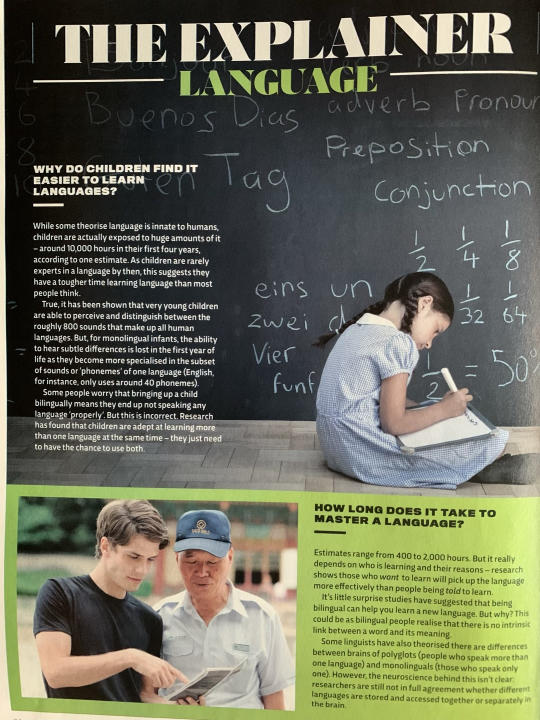
#> input picture notebooks/image_segmentation/assets/text3.jpg, 1080 x 1440 px (shown at 1/2 size)
$ jupyter execute --allow-errors 01_text_segmentation.ipynb
#> lines starting #> are read from the running program, lines starting #| are printed output that depends on the picture; after the words box and inside, x2 and y2 are one past the last pixel; in counts of white or black regions, pixels touching at a corner belong together
[cell 1]
# !pip install opencv-python==4.6.0.66 scikit-image==0.19.3

[cell 2]
from matplotlib import pyplot as plt
from pathlib import Path

import numpy as np

import cv2
from skimage import io

def imshow(np_img, size=(10, 10), is_gray=False):
    plt.figure(figsize=size)
    if is_gray:
        plt.imshow(np_img, cmap='gray', vmin=0, vmax=255)
    else:
        plt.imshow(np_img)
    plt.show()

[cell 3]
data_dir = Path('assets')
assert data_dir.exists()

[cell 4]
img = cv2.cvtColor(io.imread(data_dir / 'text3.jpg'), cv2.COLOR_BGR2RGB)
width = int(img.shape[1] * 2)
#> width = 2160
height = int(img.shape[0] * 2)
#> height = 2880
dim = (width, height)
#> dim = (2160, 2880)
resized = cv2.resize(img, dim, interpolation = cv2.INTER_AREA)
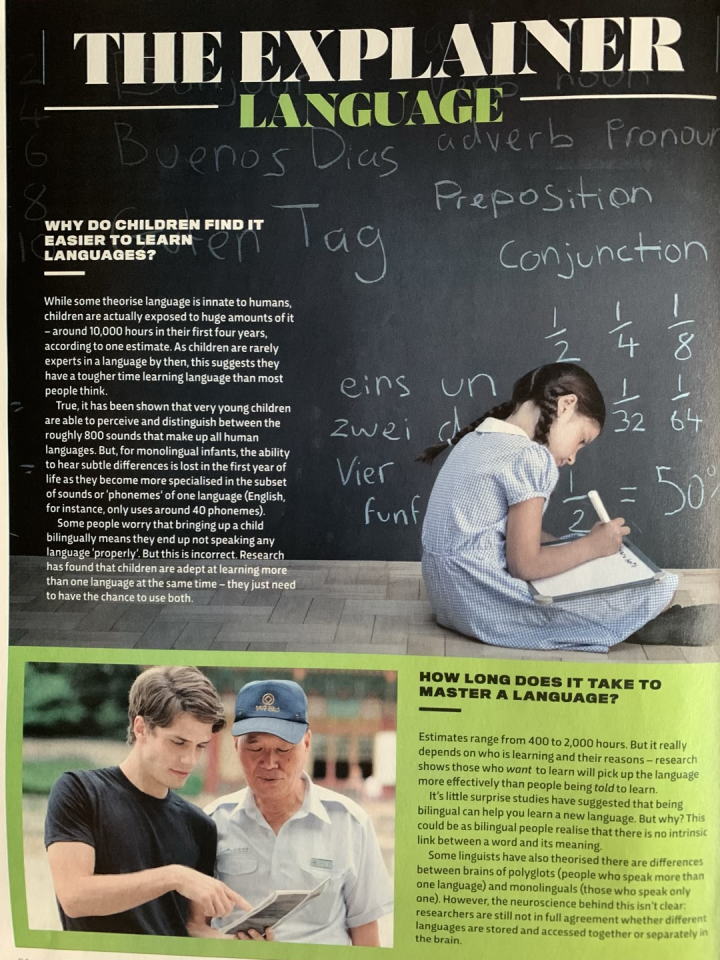
#> resized: shape (2880, 2160, 3) (shown at 1/3 size); mean B, G, R 88.2, 107.6, 105.1
# img = cv2.resize(img, (0,0), fx=0.5, fy=0.5)
# img = cv2.resize(img, (0,0))

[cell 5]
grayscaled = cv2.cvtColor(resized,cv2.COLOR_BGR2GRAY)
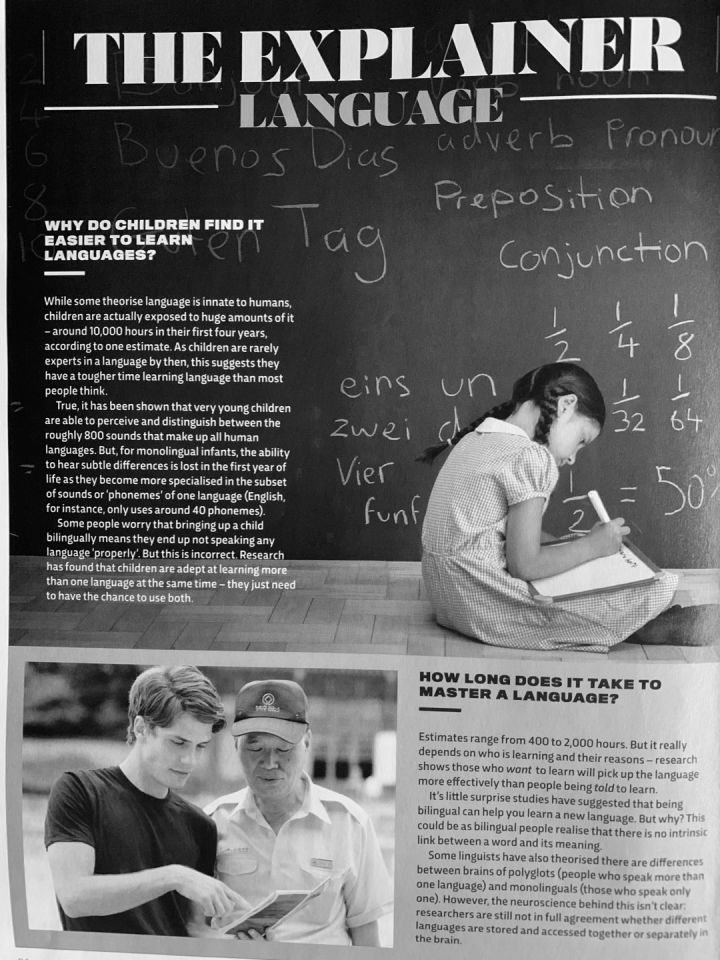
#> grayscaled: shape (2880, 2160) (shown at 1/3 size); min 0, max 255, mean 104.7

threshold = cv2.adaptiveThreshold(grayscaled, 255,
                          cv2.BORDER_REPLICATE,
                          cv2.THRESH_BINARY_INV, 5, 5)
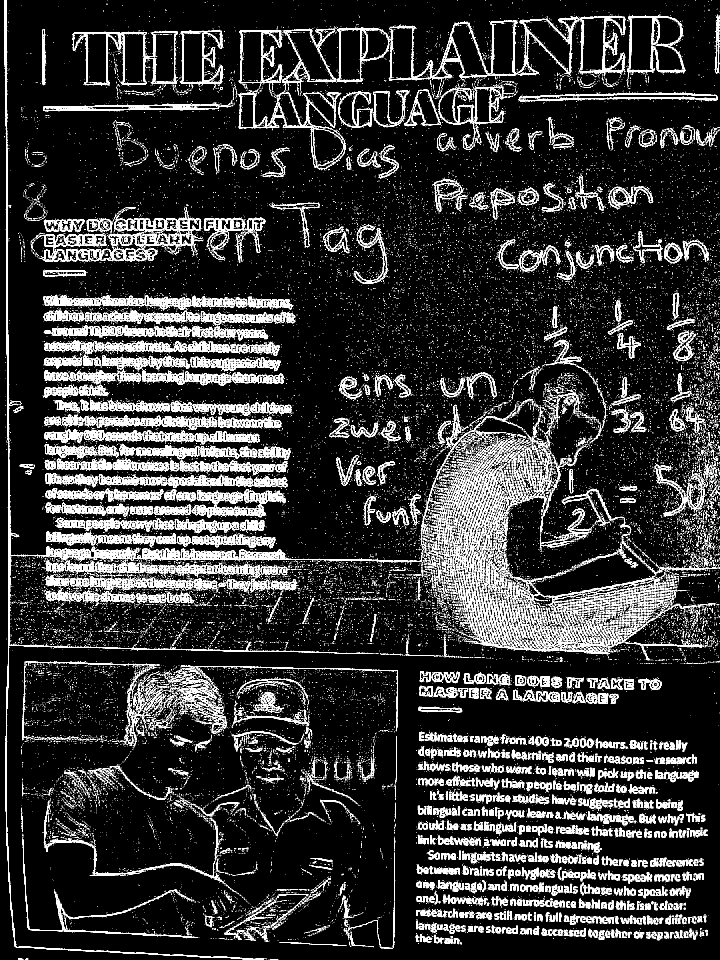
#> threshold: shape (2880, 2160) (shown at 1/3 size); 9.7% white in thin lines or dots

retval, birnary_threshold = cv2.threshold(threshold, 0, 255, cv2.THRESH_BINARY + cv2.THRESH_OTSU)
#> retval = 0

flipped_color = cv2.bitwise_not(birnary_threshold)
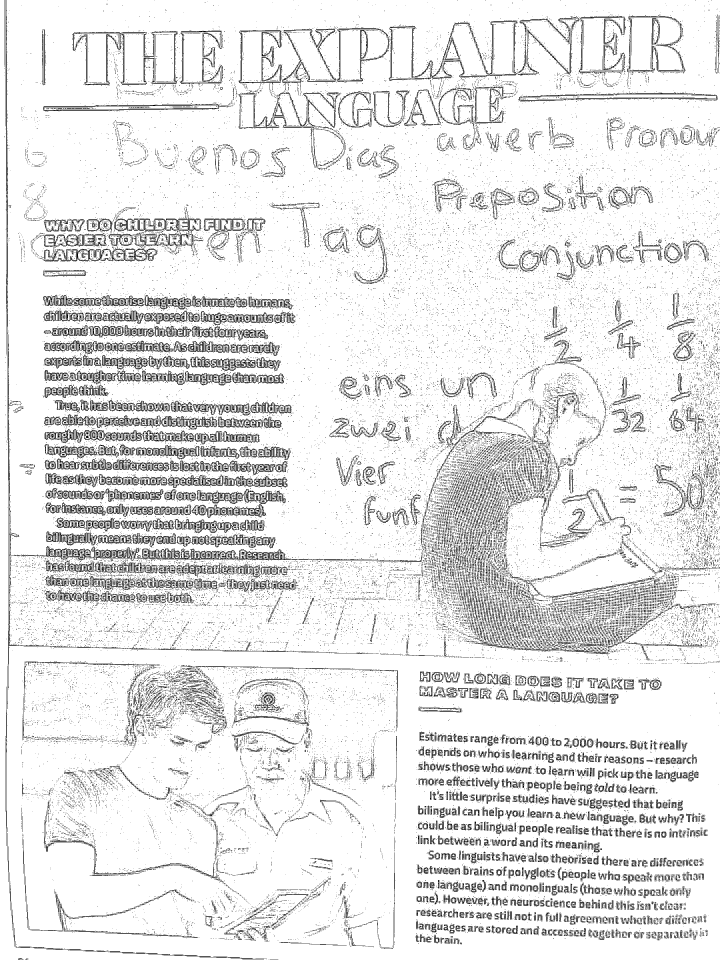
#> flipped_color: shape (2880, 2160) (shown at 1/3 size); 90.3% white; black in thin lines or dots

imshow(flipped_color, (16, 16), True)

[cell 6]
rect=cv2.getStructuringElement(cv2.MORPH_RECT, (3, 3))
# dilation = cv2.dilate(blured,rect,iterations = 1)
dilation = cv2.dilate(birnary_threshold,rect,iterations = 1)
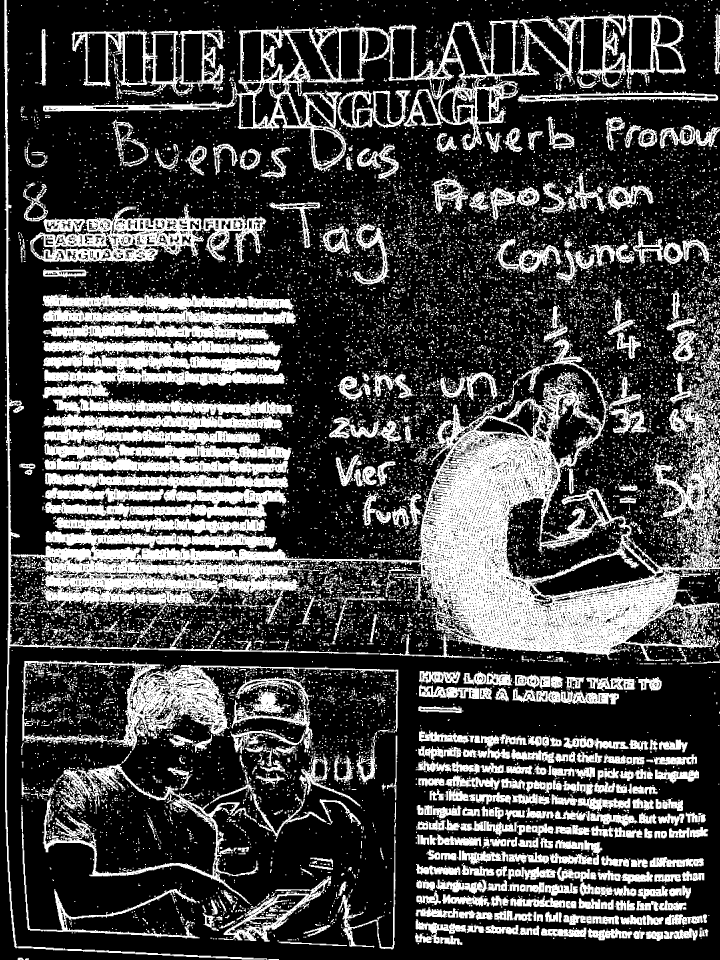
#> dilation: shape (2880, 2160) (shown at 1/3 size); 27.9% white; 13399 white regions (9979 under 20 px)
imshow(dilation, (10,10), True)

[cell 7]
# detect the contours on the binary image using cv2.CHAIN_APPROX_NONE
contours, hierarchy = cv2.findContours(image=dilation, mode=cv2.RETR_TREE, method=cv2.CHAIN_APPROX_NONE)
#> contours = 22749 contours, 19183 with area under 20; largest, box (x1, y1, x2, y2) and area: (13, 0, 2160, 2880) 597686, (67, 1982, 1195, 2251) 122898, (1165, 43, 1879, 450) 105752, (129, 79, 1170, 514) 102518, (71, 1987, 407, 2223) 68844
# draw contours on the original image
image_copy = resized.copy()
#> (the rest of this cell did not finish here and is left out)

[cell 8]
# detect the contours on the binary image using cv2.CHAIN_APPROX_NONE
contours, hierarchy = cv2.findContours(dilation, cv2.RETR_EXTERNAL, cv2.CHAIN_APPROX_NONE)
#> contours = 12344 contours, 10831 with area under 20; largest, box (x1, y1, x2, y2) and area: (13, 0, 2160, 2880) 597686, (67, 1982, 1195, 2251) 122898, (1165, 43, 1879, 450) 105752, (129, 79, 1170, 514) 102518, (127, 1018, 855, 1195) 64160
# draw contours on the original image
image_copy = np.zeros_like(resized)#.copy()
#> (the rest of this cell did not finish here and is left out)

$ run again, with notebooks/image_segmentation/assets/text1.jpg copied over notebooks/image_segmentation/assets/text3.jpg
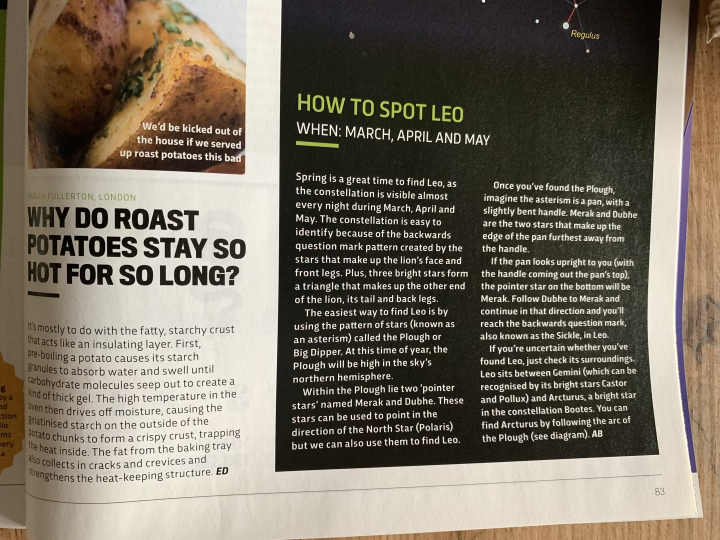
#> input picture notebooks/image_segmentation/assets/text1.jpg, 1440 x 1080 px (shown at 1/2 size)
#> `threshold = cv2.adaptiveThreshold(grayscaled, 255, cv2.BORDER_REPLICAT..`:
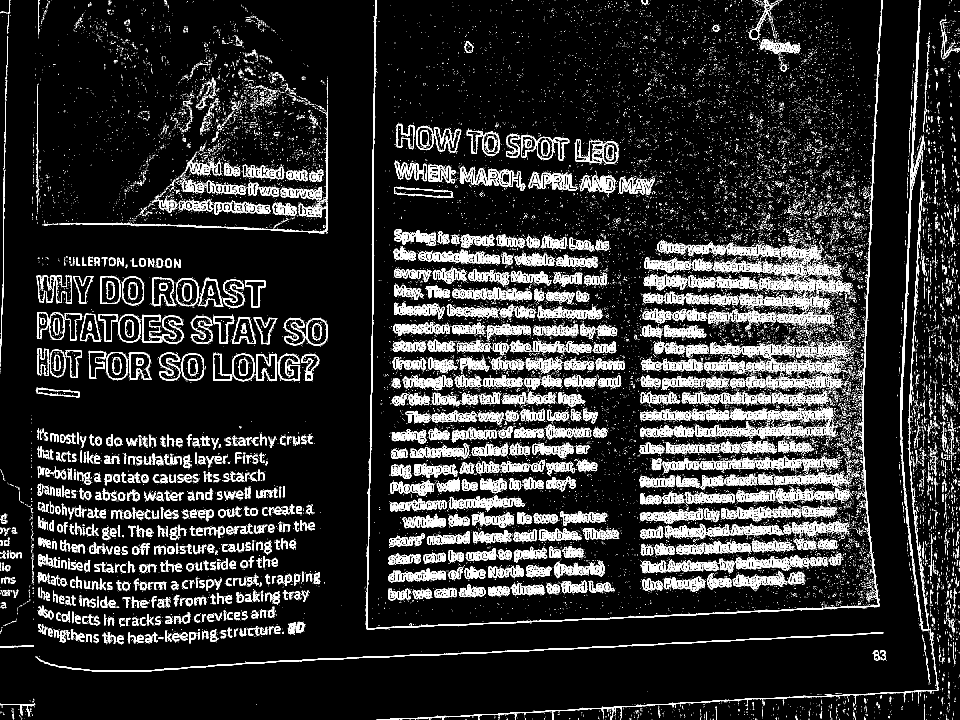
#> threshold: shape (2160, 2880) (shown at 1/3 size); 9.2% white in thin lines or dots
#> retval = 0
#> flipped_color: shape (2160, 2880); 90.8% white; black in thin lines or dots
#> `dilation = cv2.dilate(birnary_threshold,rect,iterations = 1)`:
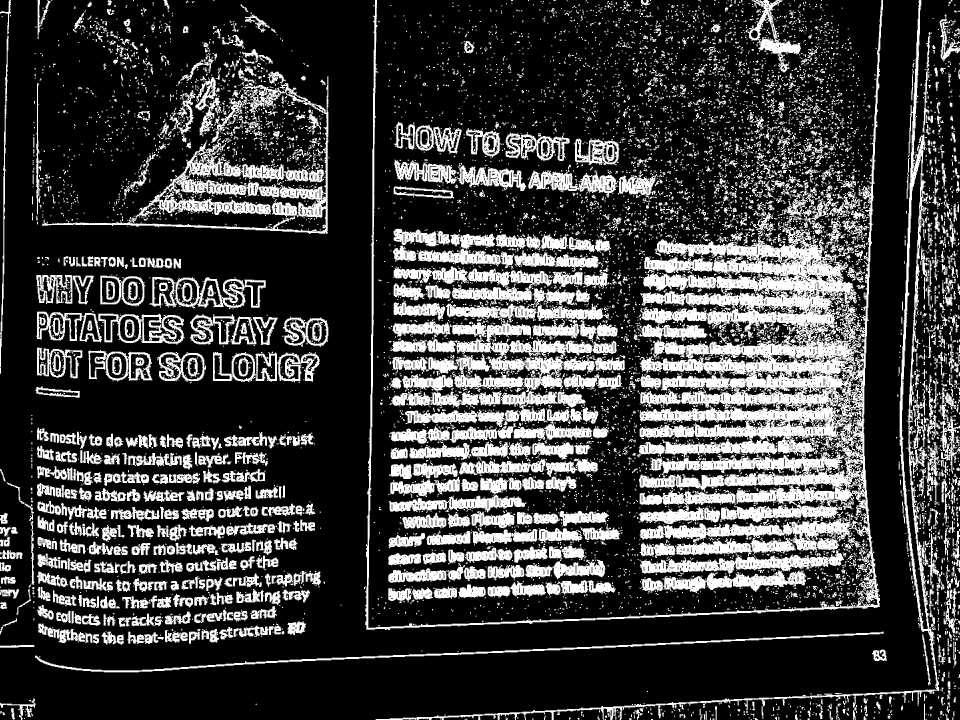
#> dilation: shape (2160, 2880) (shown at 1/3 size); 24.6% white; 9619 white regions (6448 under 20 px)
#> `contours, hierarchy = cv2.findContours(image=dilation, mode=cv2.RETR_T..`: contours = 15599 contours, 12084 with area under 20; largest, box (x1, y1, x2, y2) and area: (1096, 0, 2649, 1890) 379438, (1127, 0, 2817, 2160) 61770, (2705, 467, 2784, 1888) 26990, (1369, 1010, 1851, 1176) 26416, (394, 415, 813, 663) 24714
#> `contours, hierarchy = cv2.findContours(dilation, cv2.RETR_EXTERNAL, cv..`: contours = 9345 contours, 7398 with area under 20; largest, box (x1, y1, x2, y2) and area: (1096, 0, 2649, 1890) 379438, (1127, 0, 2817, 2160) 61770, (1369, 1010, 1851, 1176) 26416, (394, 415, 813, 663) 24714, (1215, 1173, 1757, 1281) 18493

$ run again, with notebooks/image_segmentation/assets/text2.jpg copied over notebooks/image_segmentation/assets/text3.jpg
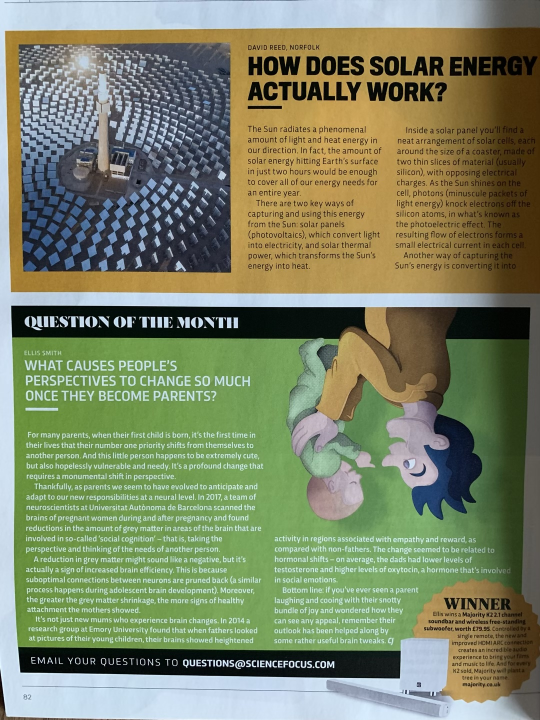
#> input picture notebooks/image_segmentation/assets/text2.jpg, 1080 x 1440 px (shown at 1/2 size)
#> `threshold = cv2.adaptiveThreshold(grayscaled, 255, cv2.BORDER_REPLICAT..`:
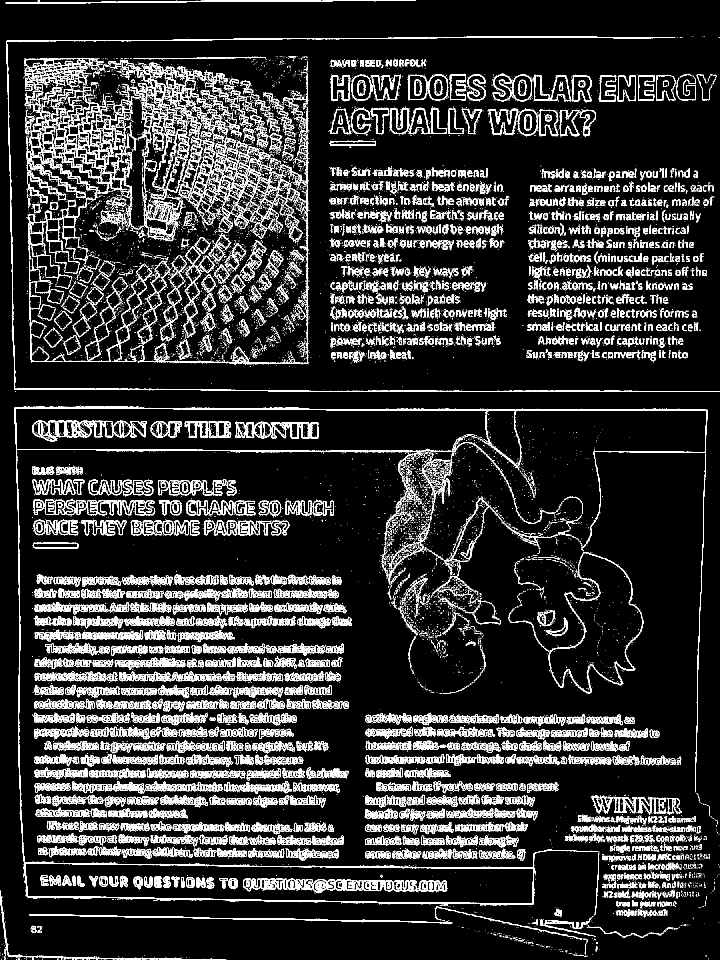
#> threshold: shape (2880, 2160) (shown at 1/3 size); 9.7% white in thin lines or dots
#> retval = 0
#> flipped_color: shape (2880, 2160); 90.3% white; black in thin lines or dots
#> `dilation = cv2.dilate(birnary_threshold,rect,iterations = 1)`:
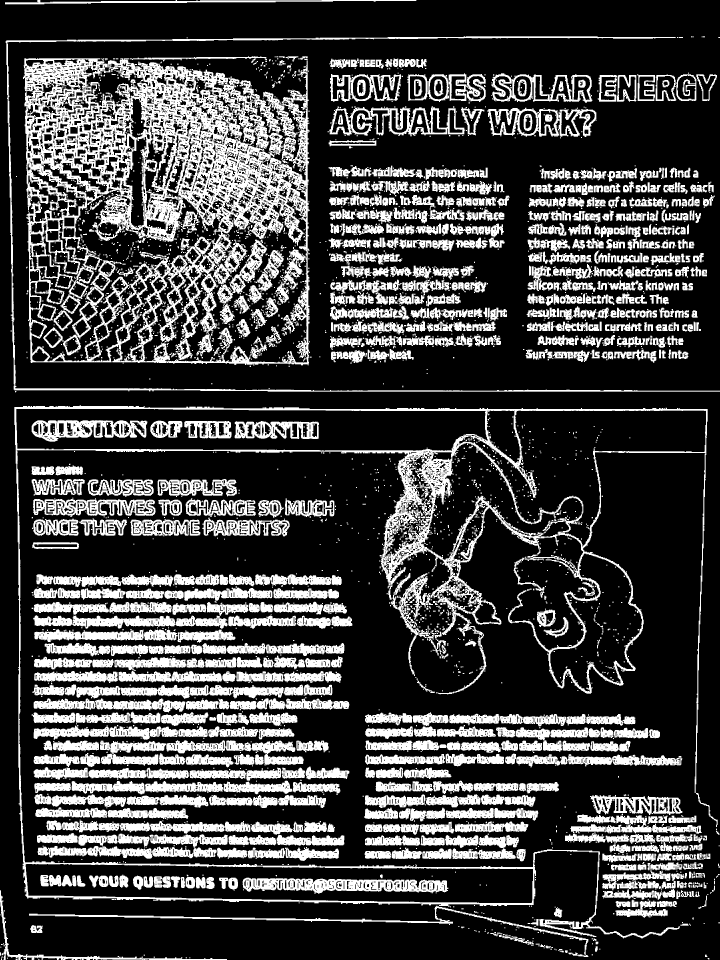
#> dilation: shape (2880, 2160) (shown at 1/3 size); 26% white; 3335 white regions (2198 under 20 px)
#> `contours, hierarchy = cv2.findContours(image=dilation, mode=cv2.RETR_T..`: contours = 11382 contours, 8260 with area under 20; largest, box (x1, y1, x2, y2) and area: (69, 175, 930, 1097) 724952, (43, 1216, 2123, 2815) 713472, (48, 1226, 1464, 1353) 164888, (76, 2591, 1600, 2710) 150004, (1376, 1231, 2119, 1640) 120830
#> `contours, hierarchy = cv2.findContours(dilation, cv2.RETR_EXTERNAL, cv..`: contours = 1906 contours, 1198 with area under 20; largest, box (x1, y1, x2, y2) and area: (69, 175, 930, 1097) 724952, (43, 1216, 2123, 2815) 713472, (988, 319, 1396, 409) 21860, (1462, 323, 1790, 411) 20662, (17, 109, 2160, 1175) 19068
